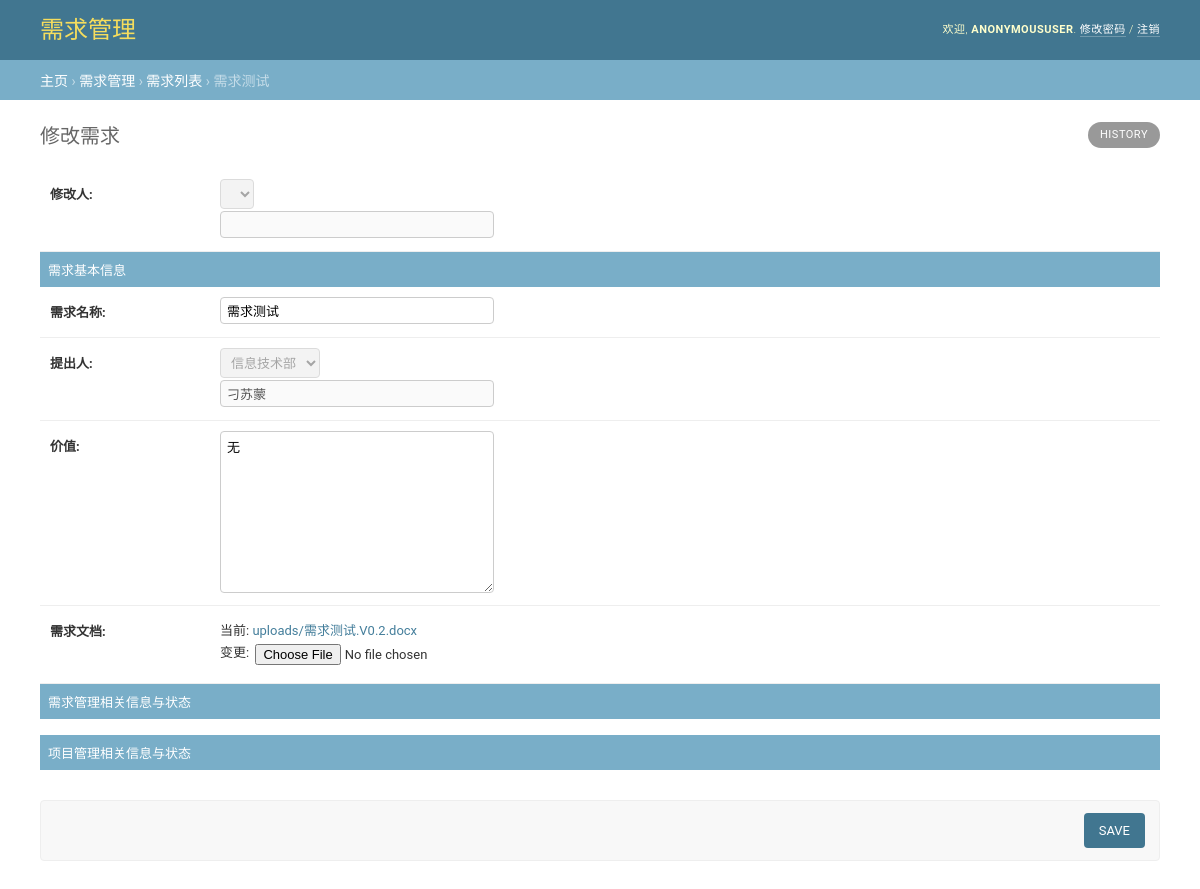
The app's page /10/change/ with its own data.
### ProjectTracking/models.py (models this page shows)
class Requirement(models.Model):
    CATEGORY_DEVELOPMENT = '0'
    CATEGORY_OPERATION = '1'
    CATEGORY_EMERGENCY = '2'
    REQUIREMENT_CATEGORY = (
        (CATEGORY_DEVELOPMENT, '开发类'),
        (CATEGORY_OPERATION, '运维类'),
        (CATEGORY_EMERGENCY, '紧急类'),
    )
    r_id = models.AutoField('ID', primary_key=True)
    i_name = models.CharField('需求名称', max_length=100, unique=True)
    i_submit_time = models.DateTimeField('提交时间')
    i_submit_user = models.ForeignKey(User, verbose_name='提出用户', default=0)
    i_value = models.CharField('价值', max_length=500, default='无')
    i_file = models.FileField('需求文档', upload_to='uploads/', validators=[validate_file_extension])
    r_category = models.CharField('需求类别', max_length=1, choices=REQUIREMENT_CATEGORY, default='', blank=True, null=True)

class Employee(models.Model):
    DEPARTMENT_ZONGCAISHI = 0
    DEPARTMENT_ZONGHE = 1
    DEPARTMENT_CAIWU = 2
    DEPARTMENT_CHUANGXIN = 3
    DEPARTMENT_WANGXIAO = 4
    DEPARTMENT_CHANXIAN = 5
    DEPARTMENT_SHOUXIAN = 6
    DEPARTMENT_SHUJU = 7
    DEPARTMENT_XINXI = 8
    DEPARTMENT_CHOICES = (
        (DEPARTMENT_ZONGCAISHI, '总裁室'),
        (DEPARTMENT_ZONGHE, '综合部'),
        (DEPARTMENT_CAIWU, '财务部'),
        (DEPARTMENT_CHUANGXIN, '创新业务部'),
        (DEPARTMENT_WANGXIAO, '网络销售部'),
        (DEPARTMENT_CHANXIAN, '产险销售部'),
        (DEPARTMENT_SHOUXIAN, '寿险电销部'),
        (DEPARTMENT_SHUJU, '数据管理部'),
        (DEPARTMENT_XINXI, '信息技术部'),
    )
    user = models.OneToOneField(User)
    person = models.CharField('姓名', max_length=10)
    department = models.IntegerField('部门', choices=DEPARTMENT_CHOICES, default=DEPARTMENT_ZONGCAISHI)

### ProjectTracking/views.py (the view)
# urls.py: url(r'^(?P<r_id>[0-9]+)/change/$', change_view, name='change'),
def change_view(request, r_id):
    requirement = Requirement.objects.get(r_id=r_id)
    name_old = requirement.i_file.name
    if request.method == 'POST':
        form = RequirementForm(request.POST, request.FILES, instance=requirement)
        if form.is_valid():
            requirement = form.save(commit=False)
            if name_old != requirement.i_file.name:
                requirement.i_file.name = filename_update(name_old, requirement.i_name, 0.1)
                print(requirement.i_file.name)
            requirement.save()
            return HttpResponseRedirect(reverse('ProjectTracking:index'))
    else:
        form = RequirementForm(instance=requirement)
    return render(request, 'ProjectTracking/change.html', {'current_user': request.user,
                                                           'requirement': requirement,
                                                           'form': form})

### ProjectTracking/forms.py
class RequirementForm(ModelForm):
    class Meta:
        model = Requirement
        fields = ['i_name', 'i_value', 'i_file']
        widgets = {
            'i_name': TextInput(attrs={'class': 'vTextField'}),
            'i_value': Textarea(attrs={'class': 'vTextField'}),
            'i_file': FileInput(attrs={'accept': 'application/vnd.openxmlformats-officedocument.wordprocessingml.document, application/msword'}),
        }

### ProjectTracking/templates/ProjectTracking/change.html (shortened to what this page needs)
<!DOCTYPE html>
<html lang="en-us">
<head>
    <link rel="stylesheet" type="text/css" href="/static/css/base.css"/>
    <link rel="stylesheet" type="text/css" href="/static/css/forms.css"/>
</head>
<body class=" app-ProjectTracking model-requirement change-form" data-admin-utc-offset="28800">
<div id="container">
    {% include 'ProjectTracking/_header.html' %}
    <div class="breadcrumbs">
        <a href="/">主页</a>
        &rsaquo; <a href="{% url 'ProjectTracking:index' %}">需求管理</a>
        &rsaquo; <a href="{% url 'ProjectTracking:index' %}">需求列表</a>
        &rsaquo; {{ form.i_name.value }}
    </div>
    <div id="content" class="colM">
        <h1>修改需求</h1>
        <div id="content-main">
            <ul class="object-tools">
                <li>
                    <a href="#" class="historylink">History</a>
                </li>
            </ul>
            <form enctype="multipart/form-data" action="" method="post" id="requirement_form" novalidate>
                <div>
                    <fieldset class="module aligned ">
                        <div class="form-row field-i_submit_department">
                            <div>
                                <label class="required" for="id_i_change_department">修改人:</label>
                                <select id="id_i_change_department" name="i_change_department" disabled="true" required>
                                    <option value="{{ current_user.employee.department }}" selected="selected">{{ current_user.employee.get_department_display }}</option>
                                </select>
                            </div>
                            <div>
                                <label class="required" for="id_i_change_person"></label>
                                <input class="vTextField" id="id_i_change_person" name="i_change_person"
                                       value="{{ current_user.employee.person }}" disabled="true" required/>
                            </div>
                        </div>
                        <h2>需求基本信息</h2>
                        <div class="form-row field-i_name">
                            <div>
                                <label class="required" for="{{ form.i_name.id_for_label }}">需求名称:</label>
                                {{ form.i_name }}
                            </div>
                        </div>
                        <div class="form-row field-i_submit_department">
                            <div>
                                <label class="required" for="id_i_submit_department">提出人:</label>
                                <select id="id_i_submit_department" name="i_submit_department" disabled="true" required>
                                    <option value="{{ requirement.i_submit_user.employee.department }}" selected="selected">{{ requirement.i_submit_user.employee.get_department_display }}</option>
                                </select>
                            </div>
                            <div>
                                <label class="required" for="id_i_submit_person"></label>
                                <input class="vTextField" id="id_i_submit_person" name="i_submit_person"
                                       value="{{ requirement.i_submit_user.employee.person }}" disabled="true" required/>
                            </div>
                        </div>
                        <div class="form-row field-i_value">
                            <div>
                                <label class="required" for="{{ form.i_value.id_for_label }}">价值:</label>
                                {{ form.i_value }}
                            </div>
                        </div>
                        <div class="form-row field-i_file">
                            <div>
                                <label class="required" for="{{ form.i_file.id_for_label }}">需求文档:</label>
                                <p class="file-upload">
                                    当前:
                                    <a href="{{ requirement.i_file.url }}">{{ requirement.i_file.name }}</a>
                                    <br/>
                                    变更: {{ form.i_file }}
                                </p>
                            </div>
                        </div>
                        <h2>需求管理相关信息与状态</h2>
                        <br />
                        <h2>项目管理相关信息与状态</h2>
                    </fieldset>
                    <div class="submit-row">
                        <input type="submit" value="Save" class="default" name="_save"/>
                    </div>
                </div>
            </form>
        </div>
        <br class="clear"/>
    </div>
</div>
</body>
</html>

### ProjectTracking/static/css/base.css (style rules this page uses)
body { margin: 0; padding: 0; font-size: 14px; font-family: "Roboto","Lucida Grande","DejaVu Sans","Bitstream Vera Sans",Verdana,Arial,sans-serif; color: #333; background: #fff; }
a:link, a:visited { color: #447e9b; text-decoration: none; }
p, ol, ul, dl { margin: .2em 0 .8em 0; }
p { padding: 0; line-height: 140%; }
h1,h2,h3,h4,h5 { font-weight: bold; }
h1 { margin: 0 0 20px; font-weight: 300; font-size: 20px; color: #666; }
h2 { font-size: 16px; margin: 1em 0 .5em 0; }
ul li { list-style-type: square; padding: 1px 0; }
li, dt, dd { font-size: 13px; line-height: 20px; }
form { margin: 0; padding: 0; }
fieldset { margin: 0; padding: 0; border: none; border-top: 1px solid #eee; }
input, textarea, select, .form-row p, form .button { margin: 2px 0; padding: 2px 3px; vertical-align: middle; font-family: "Roboto", "Lucida Grande", Verdana, Arial, sans-serif; font-weight: normal; font-size: 13px; }
textarea { vertical-align: top; }
input[type=text], input[type=password], input[type=email], input[type=url], input[type=number], textarea, select, .vTextField { border: 1px solid #ccc; border-radius: 4px; padding: 5px 6px; margin-top: 0; }
select { height: 30px; }
.button, input[type=submit], input[type=button], .submit-row input, a.button { background: #79aec8; padding: 10px 15px; border: none; border-radius: 4px; color: #fff; cursor: pointer; }
.button.default, input[type=submit].default, .submit-row input.default { float: right; border: none; font-weight: 400; background: #417690; }
.module { border: none; margin-bottom: 30px; background: #fff; }
.module p, .module ul, .module h3, .module h4, .module dl, .module pre { padding-left: 10px; padding-right: 10px; }
.module h2, .module caption, .inline-group h2 { margin: 0; padding: 8px; font-weight: 400; font-size: 13px; text-align: left; background: #79aec8; color: #fff; }
div.breadcrumbs { background: #79aec8; padding: 10px 40px; border: none; font-size: 14px; color: #c4dce8; text-align: left; }
div.breadcrumbs a { color: #fff; }
.object-tools { font-size: 10px; font-weight: bold; padding-left: 0; float: right; position: relative; margin-top: -48px; }
.object-tools li { display: block; float: left; margin-left: 5px; height: 16px; }
.object-tools a { border-radius: 15px; }
.object-tools a:link, .object-tools a:visited { display: block; float: left; padding: 3px 12px; background: #999; font-weight: 400; font-size: 11px; text-transform: uppercase; letter-spacing: 0.5px; color: #fff; }
#container { position: relative; width: 100%; min-width: 980px; padding: 0; }
#content { padding: 20px 40px; }
#content-main { float: left; width: 100%; }

### ProjectTracking/static/css/forms.css (style rules this page uses)
.form-row { overflow: hidden; padding: 10px; font-size: 13px; border-bottom: 1px solid #eee; }
.form-row img, .form-row input { vertical-align: middle; }
form .form-row p { padding-left: 0; }
label { font-weight: normal; color: #666; font-size: 13px; }
.required label, label.required { font-weight: bold; color: #333; }
.aligned label { display: block; padding: 4px 10px 0 0; float: left; width: 160px; word-wrap: break-word; line-height: 1; }
.aligned label:not(.vCheckboxLabel):after { content: ''; display: inline-block; vertical-align: middle; height: 26px; }
.aligned label + p { padding: 6px 0; margin-top: 0; margin-bottom: 0; margin-left: 170px; }
.aligned .form-row input { margin-bottom: 0; }
.submit-row { padding: 12px 14px; margin: 0 0 20px; background: #f8f8f8; border: 1px solid #eee; border-radius: 4px; text-align: right; overflow: hidden; }
.submit-row input { height: 35px; line-height: 15px; margin: 0 0 0 5px; }
.submit-row input.default { margin: 0 0 0 8px; text-transform: uppercase; }
.vTextField { width: 20em; }

### records on screen
Requirement: i_name.value "需求测试", i_name "需求测试", i_submit_department "信息技术部", i_submit_person "刁苏蒙", i_value "无", i_file.name "uploads/需求测试.V0.2.docx"

### other values on screen
{{ current_user }} "ANONYMOUSUSER"
